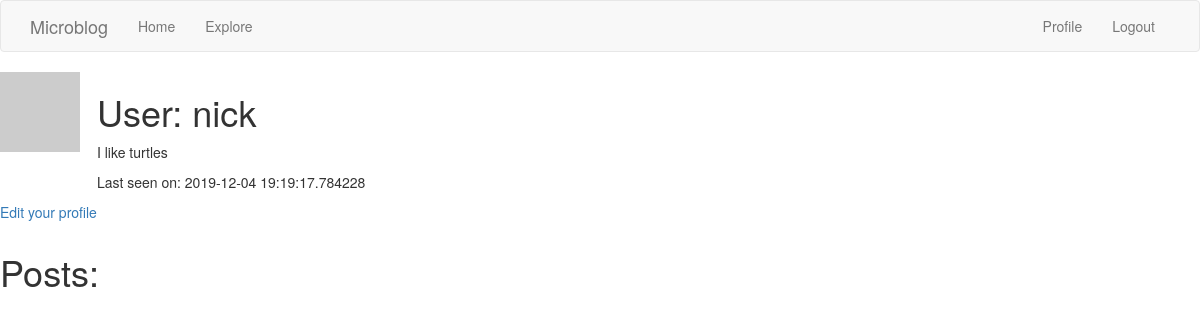
The app's page /user/nick (signed in), older data.
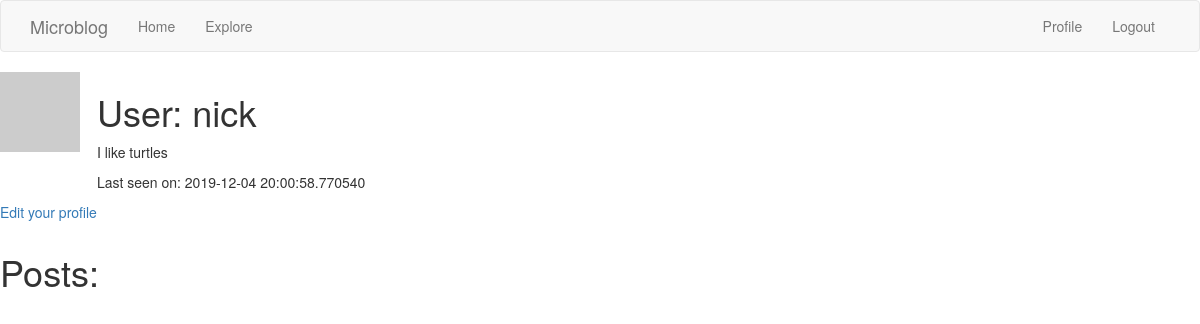
The same page, newer data.
### app/models.py (models this page shows, shortened)
class User(UserMixin, db.Model):
    id = db.Column(db.Integer, primary_key=True)
    username = db.Column(db.String(64), index=True, unique=True)
    email = db.Column(db.String(120), index=True, unique=True)
    password_hash = db.Column(db.String(128))
    posts = db.relationship('Post', backref='author', lazy='dynamic')
    about_me = db.Column(db.String(140))
    last_seen = db.Column(db.DateTime, default=datetime.utcnow)
    def avatar(self, size):
        digest = md5(self.email.lower().encode('utf-8')).hexdigest()
        return 'https://www.gravatar.com/avatar/{}?d=identicon&s={}'.format(
            digest, size)
    followed = db.relationship(
        'User', secondary=followers,
        primaryjoin=(followers.c.follower_id == id),
        secondaryjoin=(followers.c.followed_id == id),
        backref=db.backref('followers', lazy='dynamic'), lazy='dynamic')

### app/routes.py (the view)
@app.route('/user/<username>')
@login_required
def user(username):
    user = User.query.filter_by(username=username).first_or_404()
    currentUser = current_user.username
    page = request.args.get('page', 1, type=int)
    posts = user.posts.order_by(Post.timestamp.desc()).paginate(
        page, app.config['POSTS_PER_PAGE'], False)
    next_url = url_for('user', username=user.username, page=posts.next_num) \
        if posts.has_next else None
    prev_url = url_for('user', username=user.username, page=posts.prev_num) \
        if posts.has_prev else None
    return render_template('user.html', user=user, posts=posts.items,
                           next_url=next_url, prev_url=prev_url, currentUser = currentUser)

### app/models.py (called while the page is built)
@login.user_loader
def load_user(id):
    return User.query.get(int(id))

### app/routes.py (called while the page is built)
@app.before_request
def before_request():
    if current_user.is_authenticated:
        current_user.last_seen = datetime.utcnow()
        db.session.commit()

### app/templates/user.html (shortened to what this page needs)
{% extends "base.html" %}
{% block content %}
<table>
    <tr valign="top">
        <td><img src="{{ user.avatar(128) }}"></td>
        <td>
            <h1>User: {{ user.username }}</h1>
            {% if user.about_me %}<p>{{ user.about_me }}</p>{% endif %}
            {% if user.last_seen %}<p>Last seen on: {{ user.last_seen }}</p>{% endif %}
        </td>
    </tr>
    <td> {% if user == current_user %}
        <p><a href="{{ url_for('edit_profile') }}">Edit your profile</a></p>
        {% elif not current_user.is_following(user) %}
        <p><a href="{{ url_for('follow', username=user.username) }}">Follow</a></p>
        {% else %}
        <p><a href="{{ url_for('unfollow', username=user.username) }}">Unfollow</a></p>
        {% endif %}
</table>
<h1>Posts:</h1>
{% endblock %}

### app/templates/base.html (shortened to what this page needs)
{% extends 'bootstrap/base.html' %}
{% block navbar %}
    <nav class="navbar navbar-default">
        <div class="container">
            <div class="navbar-header">
                <a class="navbar-brand" href="{{ url_for('index') }}">Microblog</a>
            </div>
            <div class="collapse navbar-collapse" id="bs-example-navbar-collapse-1">
                <ul class="nav navbar-nav">
                    <li><a href="{{ url_for('index') }}">Home</a></li>
                    <li><a href="{{ url_for('explore') }}">Explore</a></li>
                </ul>
                <ul class="nav navbar-nav navbar-right">
                    {% if current_user.is_anonymous %}
                    <li><a href="{{ url_for('login') }}">Login</a></li>
                    {% else %}
                    <li><a href="{{ url_for('user', username=current_user.username) }}">Profile</a></li>
                    <li><a href="{{ url_for('logout') }}">Logout</a></li>
                    {% endif %}
                </ul>
            </div>
        </div>
    </nav>
{% endblock %}

Row changes from the older to the newer data that the page shows:
changed User "nick": last_seen "2019-12-04 19:19:17.784228" → "2019-12-04 20:00:58.770540"
